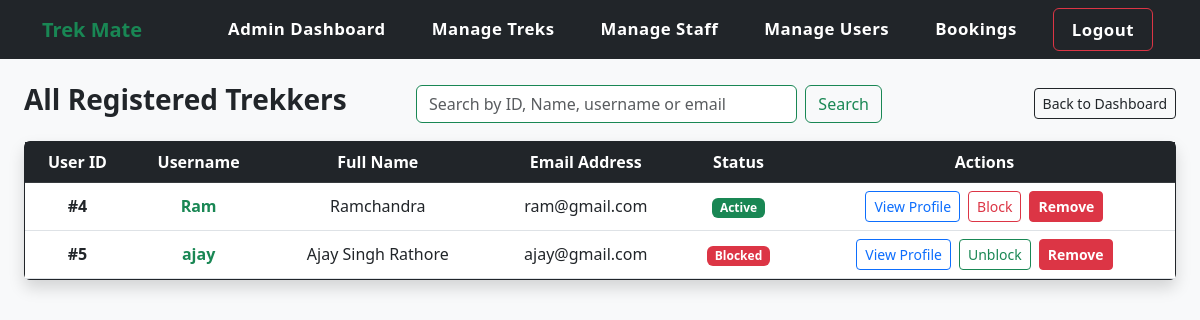
/admin/manage_users (signed in), run on an earlier commit of the app's database.
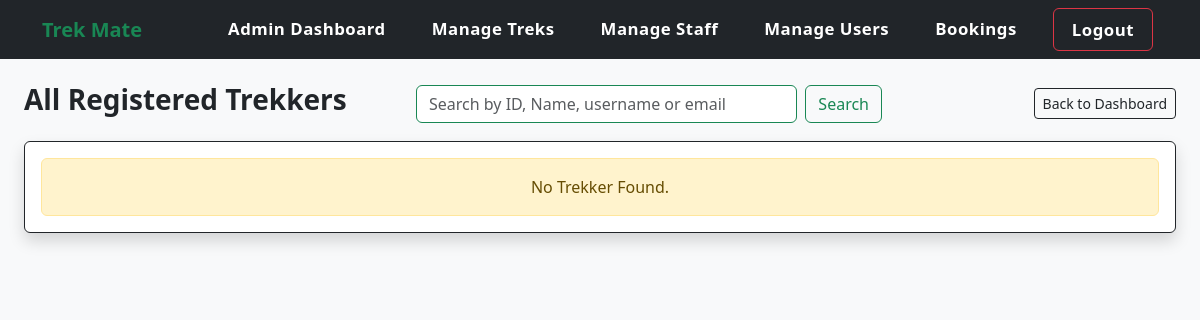
And on a later commit of the database.
### app.py (models this page shows)
class User(db.Model):
    __tablename__ = 'trekmate_user'
    id = db.Column(db.Integer, primary_key=True)
    username = db.Column(db.String(60), unique=True, nullable=False)
    email = db.Column(db.String(100), unique=True, nullable=False)
    password = db.Column(db.String(120), nullable=False)
    role = db.Column(db.String(10), nullable=False, default='trekker')
    status = db.Column(db.String(15), default='Active')
    full_name = db.Column(db.String(120))
    phone_number = db.Column(db.String(20), default="")
    gender = db.Column(db.String(10))
    date_of_birth = db.Column(db.Date)
    city = db.Column(db.String(50))
    state = db.Column(db.String(50))
    bio = db.Column(db.Text, default="")
    staff_profile = db.relationship('StaffProfile', backref='user', uselist=False, cascade="all, delete-orphan")
    bookings = db.relationship('Booking', backref='user', lazy=True)

### app.py (the view, shortened to what this page needs)
@app.route("/admin/manage_users")
def manage_users():
    if session.get('user_id') == None or session.get('role') != 'admin':
        return redirect(url_for('login'))
    search_query = request.args.get('search', '').strip()
    query = User.query.filter_by(role='trekker')  # Only fetch trekkers
    all_trekkers = query.all()
    return render_template("manage_users.html", users=all_trekkers, search_query=search_query)

### templates/manage_users.html (shortened to what this page needs)
{% extends 'base.html' %}
{% block content %}
<div class="row mb-3 align-items-center">
    <div class="col-md-4">
        <h3 class="text-dark fw-bold">All Registered Trekkers</h3>
    </div>
    <div class="col-md-5">
        <form action="{{ url_for('manage_users') }}" method="GET" class="d-flex">
            <input type="text" name="search" class="form-control border-success me-2"  placeholder="Search by ID, Name, username or email" value="{{ search_query }}">
            <button type="submit" class="btn btn-outline-success">Search</button>
        </form>
    </div>
    <div class="col-md-3 text-end">
        <a href="{{ url_for('admin_dashboard') }}" class="btn btn-outline-dark btn-sm">Back to Dashboard</a>
    </div>
</div>
<div class="card shadow border-dark">
    <div class="card-body p-0 table-responsive">
        {% if users %}
            <table class="table table-hover mb-0 text-center align-middle">
                <thead class="table-dark">
                    <tr>
                        <th>User ID</th>
                        <th>Username</th>
                        <th>Full Name</th>
                        <th>Email Address</th>
                        <th>Status</th>
                        <th>Actions</th>
                    </tr>
                </thead>
                <tbody>
                {% for u in users %}
                <tr>
                    <td class="fw-bold">#{{ u.id }}</td>
                    <td class="fw-bold text-success">{{ u.username }}</td>
                    <td>{{ u.full_name }}</td>
                    <td>{{ u.email }}</td>
                    <td>
                        {% if u.status == 'Blocked' %}
                            <span class="badge bg-danger">Blocked</span>
                        {% else %}
                            <span class="badge bg-success">Active</span>
                        {% endif %}
                    </td>
                    <td>
                        <div class="d-flex justify-content-center gap-2">
                            <a href="{{ url_for('view_user_profile', user_id=u.id) }}" class="btn btn-outline-primary btn-sm">View Profile</a>
                            {% if u.status == 'Active' %}
                                <a href="{{ url_for('block_user', user_id=u.id) }}" class="btn btn-outline-danger btn-sm">Block</a>
                            {% else %}
                                <a href="{{ url_for('unblock_user', user_id=u.id) }}" class="btn btn-outline-success btn-sm">Unblock</a>
                            {% endif %}
                            <a href="{{ url_for('remove_user', user_id=u.id) }}" class="btn btn-danger btn-sm fw-bold" onclick="return confirm('Are you sure you want to delete this user? This action cannot be undone.')">Remove</a>
                        </div>
                    </td>
                </tr>
                {% endfor %}
            </tbody>
        </table>
        {% else %}
            <div class="alert alert-warning text-center m-3">No Trekker Found.</div>
        {% endif %}
    </div>
</div>
{% endblock %}

### templates/base.html (shortened to what this page needs)
<!DOCTYPE html>
<html lang="en">
<head>
    <link href="https://cdn.jsdelivr.net/npm/bootstrap@5.3.0/dist/css/bootstrap.min.css" rel="stylesheet">
</head>
<body class="bg-light">
    <nav class="navbar navbar-expand-lg navbar-dark bg-dark">
        <div class="container">
            <a class="navbar-brand text-success fw-bold" href="/">Trek Mate</a>
            <ul class="navbar-nav ms-auto mb-2 mb-lg-0">
                {% if session.get('role') == 'admin' %}
                <li class="nav-item">
                <a class="nav-link" href="{{ url_for('admin_dashboard') }}">Admin Dashboard</a>
                </li>
                <li class="nav-item">
                <a class="nav-link" href="{{ url_for('manage_treks') }}">Manage Treks</a>
                </li>
                <li class="nav-item">
                <a class="nav-link" href="{{ url_for('manage_staff') }}">Manage Staff</a>
                </li>
                <li class="nav-item">
                <a class="nav-link" href="{{ url_for('manage_users') }}">Manage Users</a>
                </li>
                <li class="nav-item">
                <a class="nav-link" href="{{ url_for('manage_bookings') }}">Bookings</a>
                </li>
                <li class="nav-item ms-2"><a class="nav-link text-danger border border-danger rounded px-3" href="{{ url_for('logout') }}">Logout</a></li>
                {% elif session.get('role') == 'staff' %}
                <li class="nav-item">
                <a class="nav-link fw-bold text-success" href="{{ url_for('staff_dashboard') }}">Staff Dashboard</a>
                </li>
                <li class="nav-item ms-2"><a class="nav-link text-danger border border-danger rounded px-3" href="{{ url_for('logout') }}">Logout</a></li>
                {% endif %}
            </ul>
        </div>
    </nav>
    <div class="container-fluid px-4 mt-4">
        {% block content %}
        {% endblock %}
    </div>
</body>
</html>

### templates/base.html (style rules this page uses)
.navbar-nav .nav-link { color: #ffffff !important; font-size: 1.05rem; font-weight: 600; padding: 8px 18px !important; margin: 0 5px; border-radius: 8px; transition: all 0.3s ease in out; letter-spacing: 0.5px; }

What changed in the data, as far as the page shows it:
removed User: id "4", username "Ram", full_name "Ramchandra", email "ram@gmail.com", status "Active"
removed User: id "5", username "ajay", full_name "Ajay Singh Rathore", email "ajay@gmail.com", status "Blocked"
Also different on the page:
text no longer shown: "User ID Username Full Name Email Address Status Actions"
text now shown: "No Trekker Found."
